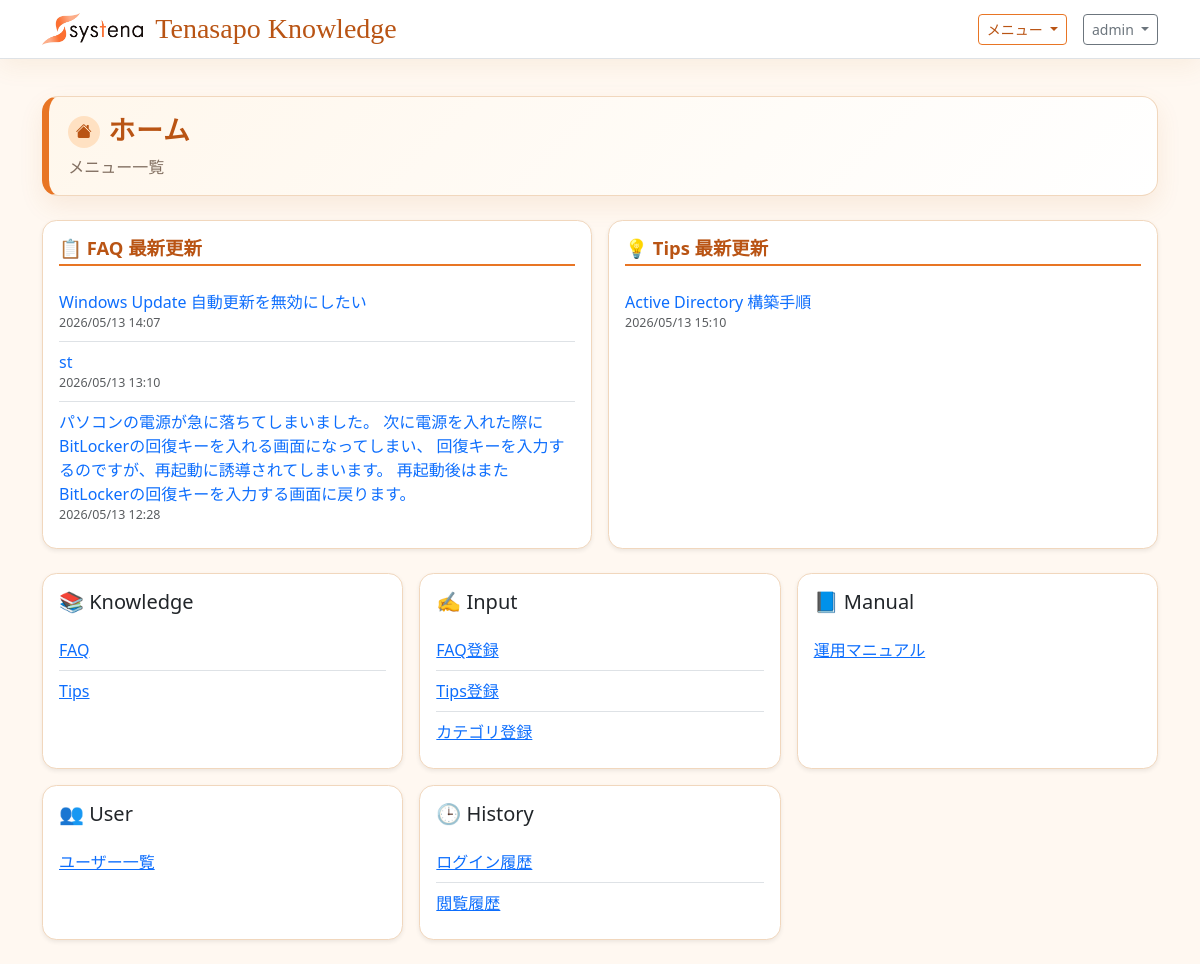
The app's page / (signed in), older data.
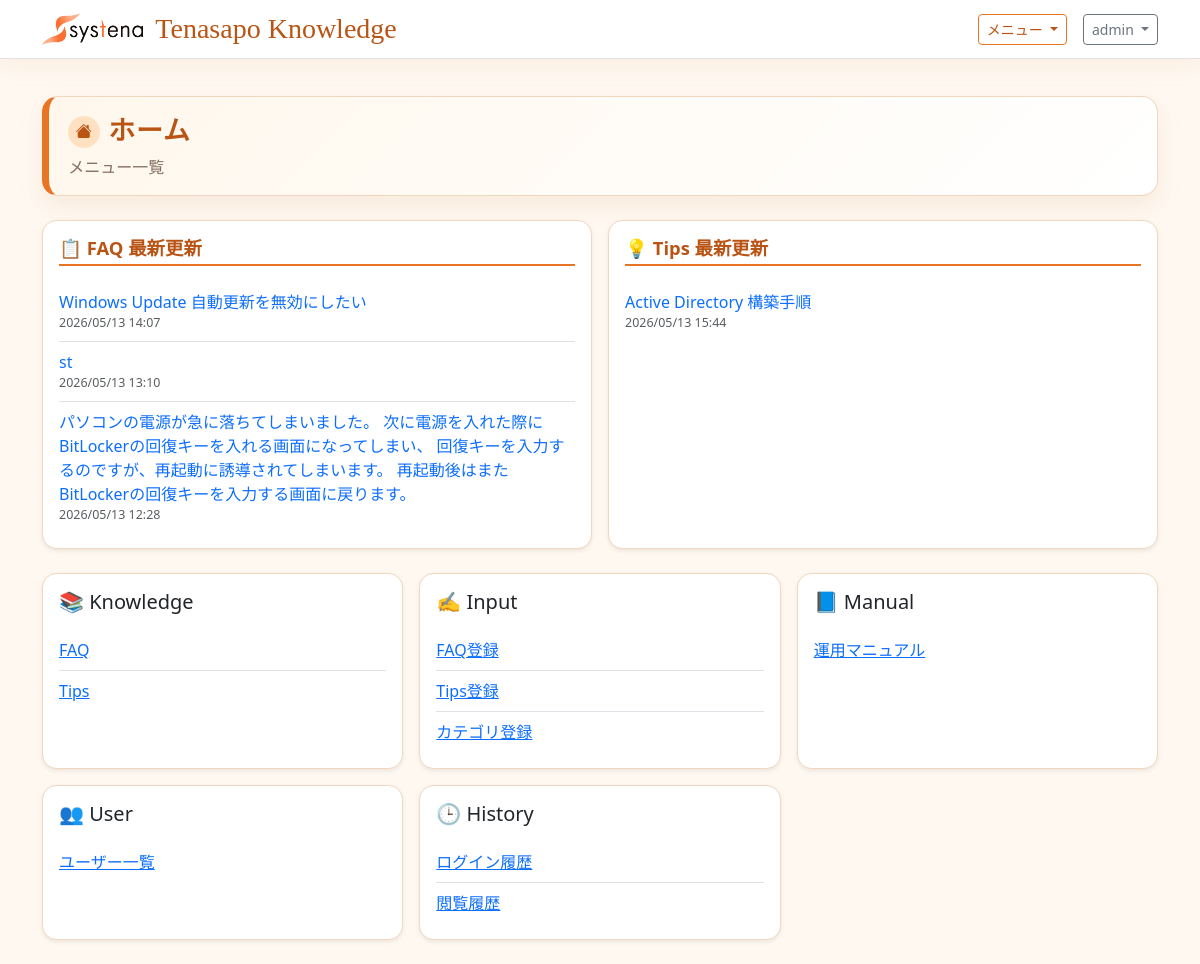
The same page, newer data.
### tenasapo_knowledge/models.py (models this page shows, shortened)
class TipsArticle(models.Model):
    title = models.CharField('タイトル', max_length=200)
    target_os = models.CharField('対象OS', max_length=120, blank=True)
    category = models.CharField('カテゴリ', max_length=120, blank=True)
    body = models.TextField('内容')
    pdf_file = models.FileField('PDFファイル', upload_to='tips_attachments/%Y/%m/', blank=True)
    is_published = models.BooleanField('公開', default=True)
    is_approved = models.BooleanField('承認済み', default=True)
    visible_to_customer = models.BooleanField('カスタマーユーザー向け表示', default=True)
    visible_to_systena = models.BooleanField('システナユーザー向け表示', default=True)
    published_at = models.DateTimeField('公開日時', default=timezone.now)
    created_by = models.ForeignKey(
        settings.AUTH_USER_MODEL,
        on_delete=models.SET_NULL,
        null=True,
        blank=True,
        related_name='created_tips_articles',
        verbose_name='作成者',
    )
    created_by_name = models.CharField('投稿者名', max_length=150, blank=True)
    approved_by = models.ForeignKey(
        settings.AUTH_USER_MODEL,
        on_delete=models.SET_NULL,
        null=True,
        blank=True,
        related_name='approved_tips_articles',
        verbose_name='承認者',
    )
    approved_by_name = models.CharField('承認者名', max_length=150, blank=True)
    created_at = models.DateTimeField('作成日時', auto_now_add=True)
    updated_at = models.DateTimeField('更新日時', auto_now=True)
    class Meta:
        verbose_name = 'Tips'
        verbose_name_plural = 'Tips'
        ordering = ['-published_at', '-created_at']

### tenasapo_knowledge/views.py (the view)
# urls.py: path('', HomeView.as_view(), name='home'),
class HomeView(TemplateView):
    template_name = 'tenasapo_knowledge/home.html'
    def get_context_data(self, **kwargs):
        context = super().get_context_data(**kwargs)
        user = self.request.user
        is_admin = user.is_staff or user.is_superuser
        faq_qs = KnowledgeArticle.objects.filter(is_published=True)
        tips_qs = TipsArticle.objects.filter(is_published=True)
        is_systena = in_group(user, SYSTENA_GROUP_NAME)
        is_reviewer = in_group(user, REVIEWER_GROUP_NAME)
        if not is_admin and not is_systena and not is_reviewer:
            faq_qs = faq_qs.filter(visible_to_customer=True)
            tips_qs = tips_qs.filter(visible_to_customer=True)
            if FAQ_APPROVAL_ENABLED:
                faq_qs = faq_qs.filter(is_approved=True)
                tips_qs = tips_qs.filter(is_approved=True)
        context['recent_faqs'] = faq_qs.order_by('-updated_at')[:3]
        context['recent_tips'] = tips_qs.order_by('-updated_at')[:3]
        menu_groups = [
            {
                'name': 'Knowledge',
                'icon': '📚',
                'items': [
                    {'label': 'FAQ', 'url_name': 'article_list'},
                    {'label': 'Tips', 'url_name': 'tip_list'},
                ],
            },
            {'name': 'Input', 'icon': '✍️', 'items': []},
            {'name': 'Manual', 'icon': '📘', 'items': []},
            {'name': 'User', 'icon': '👥', 'items': []},
            {'name': 'History', 'icon': '🕒', 'items': []},
        ]
        if is_admin:
            menu_groups[1]['items'].extend(
                [
                    {'label': 'FAQ登録', 'url_name': 'article_create'},
                    {'label': 'Tips登録', 'url_name': 'tip_create'},
                    {'label': 'カテゴリ登録', 'url_name': 'category_create'},
                ]
            )
            menu_groups[2]['items'].append({'label': '運用マニュアル', 'url_name': 'manual_list'})
            menu_groups[3]['items'].append({'label': 'ユーザー一覧', 'url_name': 'user_list'})
            menu_groups[4]['items'].extend(
                [
                    {'label': 'ログイン履歴', 'url_name': 'login_history_list'},
                    {'label': '閲覧履歴', 'url_name': 'view_history_list'},
                ]
            )
        context['menu_groups'] = [group for group in menu_groups if group['items']]
        return context

### tenasapo_knowledge/views.py (called while the page is built)
def in_group(user, group_name):
    return user.is_authenticated and user.groups.filter(name=group_name).exists()

### tenasapo_knowledge/templates/tenasapo_knowledge/home.html (shortened to what this page needs)
{% extends "base.html" %}
{% block content %}
<div class="page-title-panel mb-4">
    <h1 class="page-title-main mb-1 d-flex align-items-center gap-2">
        <span class="page-title-icon"><i class="bi bi-house-fill"></i></span>ホーム
    </h1>
    <p class="page-title-sub">メニュー一覧</p>
</div>
{% if recent_faqs or recent_tips %}
<div class="row g-3 mb-4">
    {% if recent_faqs %}
    <div class="col-12 col-md-6">
        <div class="card shadow-sm h-100">
            <div class="card-body">
                <h2 class="h6 mb-3 faq-group-title">📋 FAQ 最新更新</h2>
                <ul class="list-group list-group-flush">
                    {% for article in recent_faqs %}
                    <li class="list-group-item px-0">
                        <a href="{% url 'article_list' %}" class="text-decoration-none">{{ article.title }}</a>
                        <div class="text-muted" style="font-size:0.78rem;">{{ article.updated_at|date:"Y/m/d H:i" }}</div>
                    </li>
                    {% endfor %}
                </ul>
            </div>
        </div>
    </div>
    {% endif %}
    {% if recent_tips %}
    <div class="col-12 col-md-6">
        <div class="card shadow-sm h-100">
            <div class="card-body">
                <h2 class="h6 mb-3 faq-group-title">💡 Tips 最新更新</h2>
                <ul class="list-group list-group-flush">
                    {% for tip in recent_tips %}
                    <li class="list-group-item px-0">
                        <a href="{% url 'tip_list' %}" class="text-decoration-none">{{ tip.title }}</a>
                        <div class="text-muted" style="font-size:0.78rem;">{{ tip.updated_at|date:"Y/m/d H:i" }}</div>
                    </li>
                    {% endfor %}
                </ul>
            </div>
        </div>
    </div>
    {% endif %}
</div>
{% endif %}
<div class="row g-3">
    {% for group in menu_groups %}
        <div class="col-12 col-md-6 col-xl-4">
            <div class="card shadow-sm h-100">
                <div class="card-body">
                    <h2 class="h5 mb-3">{{ group.icon }} {{ group.name }}</h2>
                    <ul class="list-group list-group-flush">
                        {% for item in group.items %}
                            <li class="list-group-item px-0">
                                <a href="{% url item.url_name %}">{{ item.label }}</a>
                            </li>
                        {% endfor %}
                    </ul>
                </div>
            </div>
        </div>
    {% endfor %}
    </div>
{% endblock %}

Row changes from the older to the newer data that the page shows:
changed TipsArticle "Active Directory 構築手順": updated_at "2026/05/13 15:10" → "2026/05/13 15:44"
